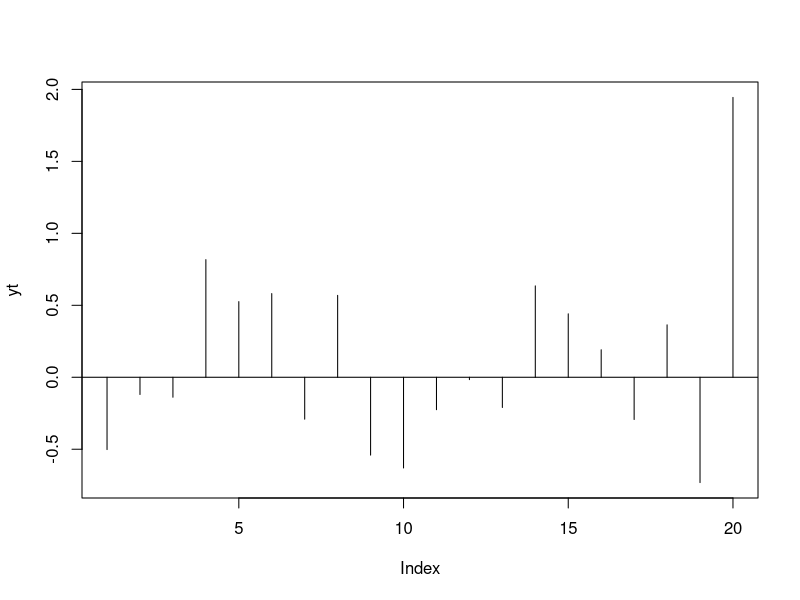

The R script that drew this image:
## ---- chunk 1
knitr::opts_chunk$set(echo = TRUE,comment = NA)
## ---- chunk 2

autocor=function(set,initial,iteration_no ,error,phi)
{
set.seed(set)
yt=c()
x=initial
n=iteration_no
error=rnorm(n)
for(i in 1:n){
  yt[i]=phi*x+error[i]
  x=yt[i]
}
return(list(dat=data.frame(now=yt,errors=error),plot(yt,type = "h"),abline(h=0)))

}
autocor(100,0,20,100,.5)
